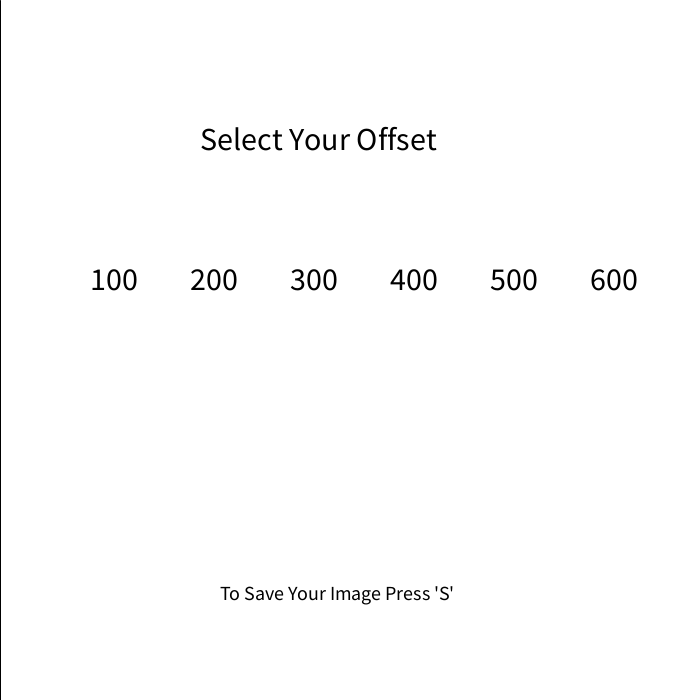
Frame 1 (no input)
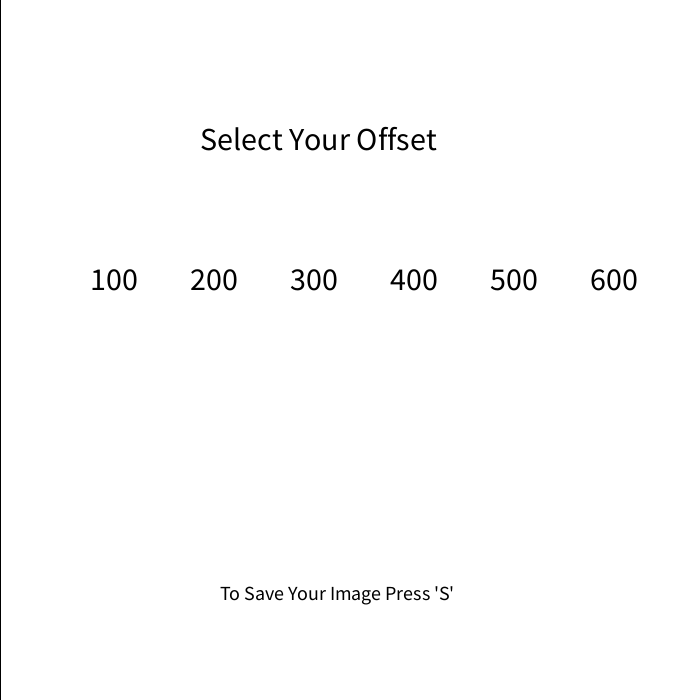
Frame 60 (the mouse pressed at the canvas centre just before this capture)
Frame 120 (the mouse held since frame 60 and released just before this capture): identical to frame 60, image omitted

The Processing sketch that drew these frames (run headless with seeded random() and noise(); from frame 60 on, the mouse is pressed at the canvas centre):

// Processing sketch: processing_163922
// ── processing_163922.pde

void setup() {
  size(700, 700);
  background(255);
  frameRate(30);
  textSize(32);
  fill(0);
  text("Select Your Offset", 200, 150);
  text("100", 90, 290);
  text("200", 190, 290);
  text("300", 290, 290);
  text("400", 390, 290);
  text("500", 490, 290);
  text("600", 590, 290);
  textSize(20);
  text("To Save Your Image Press 'S'",220,600);
}
int x;
float y;
int c=0;
int r=100;
int d;
void draw() {
  if (mousePressed==true && mouseX<155 && mouseX>85 && 250<mouseY && mouseY<300) {
    d=100;
    background(255);
    x=0;
    y=0;
    c=5;
  } else if (mousePressed==true && mouseX<255 && mouseX>185 && 250<mouseY && mouseY<300) {
    d=200;
    background(255);
    x=0;
    y=0;
    c=5;
  } else if (mousePressed==true && mouseX<255 && mouseX>185 && 250<mouseY && mouseY<300) {
    d=200;
    background(255);
    x=0;
    y=0;
    c=5;
  } else if (mousePressed==true && mouseX<355 && mouseX>285 && 250<mouseY && mouseY<300) {
    d=300;
    background(255);
    x=0;
    y=0;
    c=5;
  } else if (mousePressed==true && mouseX<455 && mouseX>385 && 250<mouseY && mouseY<300) {
    d=400;
    background(255);
    x=0;
    y=0;
    c=5;
  } else if (mousePressed==true && mouseX<555 && mouseX>485 && 250<mouseY && mouseY<300) {
    d=500;
    background(255);
    x=0;
    y=0;
    c=5;
  } else if (mousePressed==true && mouseX<655 && mouseX>585 && 250<mouseY && mouseY<300) {
    d=600;
    background(255);
    x=0;
    y=0;
    c=5;
  } 
  x=x+c;
  y=y+c;
  //line(0,y,x,700);
  //line(700,700-y,700-x,0);
  //line(x,700,700,700-y);
  //line(700-x,0,0,y);
  //stroke(random(255),random(255),random(255));
  if (x<(700-d)) {
    line(0, y, x+d, 700);
  } else if (x<700) {
    line(0, y, 700, 1400-d-y);
  } else if (x<(1400-d)) {
    line(x-700, 700, 700, 1400-d-y);
  } else if (x<1400) {
    line(x-700, 700, 1400+(700-d)-x, 0);
  } else if (x<(2100-d)) {
    line(700, 2100-y, 2100-d-x, 0);
  } else if (x<2100) {
    line(700, 2100-y, 0, y-(2100-d));
  } else if (x<2800-d) {
    line(2800-x, 0, 0, y-(2100-d));
  } else if (x<2805) {
    line(2800-x, 0, d+x-2800, 700);
  } else if (x>3200) {
    background(0);
    textSize(32);
    fill(0, 0, 255);
    text("Want To Draw Again?", 200, 150);
    text("100", 90, 290);
    text("200", 190, 290);
    text("300", 290, 290);
    text("400", 390, 290);
    text("500", 490, 290);
    text("600", 590, 290);
      textSize(20);
  text("To Save Your Image Press 'S'",220,600);
  }
  //line(700,500-y,500-x,0);
  //line(x+200,700,700,500-y);
  //line(500-x,0,0,y+200);
  //line(x,y,0,0);
}
void keyPressed() {
  println(key);
  if (key=='s') {
    String filename = year()+"_"+month()+"_"+day()+"_"+hour()+"_"+minute()+"_"+second()+".png";
    //This give us a unique filename for each press of "s"
    save(filename);
  }
}
